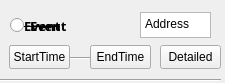
<?xml version="1.0" encoding="UTF-8"?>
<ui version="4.0">
 <class>EventShow</class>
 <widget class="QWidget" name="EventShow">
  <property name="geometry">
   <rect>
    <x>0</x>
    <y>0</y>
    <width>225</width>
    <height>83</height>
   </rect>
  </property>
  <property name="windowTitle">
   <string>Form</string>
  </property>
  <widget class="QRadioButton" name="EventName">
   <property name="geometry">
    <rect>
     <x>10</x>
     <y>10</y>
     <width>91</width>
     <height>31</height>
    </rect>
   </property>
   <property name="font">
    <font>
     <family>Fira Code SemiBold</family>
     <pointsize>10</pointsize>
     <bold>true</bold>
    </font>
   </property>
   <property name="text">
    <string>Event</string>
   </property>
  </widget>
  <widget class="QPushButton" name="StartTime">
   <property name="geometry">
    <rect>
     <x>9</x>
     <y>45</y>
     <width>61</width>
     <height>24</height>
    </rect>
   </property>
   <property name="text">
    <string>StartTime</string>
   </property>
  </widget>
  <widget class="QPushButton" name="EndTime">
   <property name="geometry">
    <rect>
     <x>90</x>
     <y>45</y>
     <width>61</width>
     <height>24</height>
    </rect>
   </property>
   <property name="text">
    <string>EndTime</string>
   </property>
  </widget>
  <widget class="QPushButton" name="DetailedInfomation">
   <property name="geometry">
    <rect>
     <x>160</x>
     <y>45</y>
     <width>61</width>
     <height>24</height>
    </rect>
   </property>
   <property name="text">
    <string>Detailed</string>
   </property>
  </widget>
  <widget class="Line" name="line">
   <property name="geometry">
    <rect>
     <x>0</x>
     <y>70</y>
     <width>221</width>
     <height>21</height>
    </rect>
   </property>
   <property name="orientation">
    <enum>Qt::Horizontal</enum>
   </property>
  </widget>
  <widget class="Line" name="line_2">
   <property name="geometry">
    <rect>
     <x>70</x>
     <y>50</y>
     <width>20</width>
     <height>16</height>
    </rect>
   </property>
   <property name="cursor">
    <cursorShape>UpArrowCursor</cursorShape>
   </property>
   <property name="lineWidth">
    <number>1</number>
   </property>
   <property name="orientation">
    <enum>Qt::Horizontal</enum>
   </property>
  </widget>
  <widget class="QTextBrowser" name="textBrowser">
   <property name="geometry">
    <rect>
     <x>140</x>
     <y>12</y>
     <width>71</width>
     <height>26</height>
    </rect>
   </property>
   <property name="html">
    <string>&lt;!DOCTYPE HTML PUBLIC &quot;-//W3C//DTD HTML 4.0//EN&quot; &quot;http://www.w3.org/TR/REC-html40/strict.dtd&quot;&gt;
&lt;html&gt;&lt;head&gt;&lt;meta name=&quot;qrichtext&quot; content=&quot;1&quot; /&gt;&lt;meta charset=&quot;utf-8&quot; /&gt;&lt;style type=&quot;text/css&quot;&gt;
p, li { white-space: pre-wrap; }
hr { height: 1px; border-width: 0; }
li.unchecked::marker { content: &quot;\2610&quot;; }
li.checked::marker { content: &quot;\2612&quot;; }
&lt;/style&gt;&lt;/head&gt;&lt;body style=&quot; font-family:'Microsoft YaHei UI'; font-size:9pt; font-weight:400; font-style:normal;&quot;&gt;
&lt;p style=&quot; margin-top:0px; margin-bottom:0px; margin-left:0px; margin-right:0px; -qt-block-indent:0; text-indent:0px;&quot;&gt;Address&lt;/p&gt;&lt;/body&gt;&lt;/html&gt;</string>
   </property>
   <property name="textInteractionFlags">
    <set>Qt::NoTextInteraction</set>
   </property>
  </widget>
  <widget class="QLineEdit" name="StartTimeEdit">
   <property name="geometry">
    <rect>
     <x>9</x>
     <y>45</y>
     <width>61</width>
     <height>24</height>
    </rect>
   </property>
  </widget>
  <widget class="QLabel" name="EventNameLabel">
   <property name="geometry">
    <rect>
     <x>24</x>
     <y>8</y>
     <width>71</width>
     <height>37</height>
    </rect>
   </property>
   <property name="font">
    <font>
     <family>Fira Code SemiBold</family>
     <pointsize>10</pointsize>
     <bold>true</bold>
    </font>
   </property>
   <property name="midLineWidth">
    <number>0</number>
   </property>
   <property name="text">
    <string>&lt;s&gt;Event&lt;/s&gt;</string>
   </property>
   <property name="textFormat">
    <enum>Qt::AutoText</enum>
   </property>
  </widget>
  <widget class="QLineEdit" name="EndTimeEdit">
   <property name="geometry">
    <rect>
     <x>90</x>
     <y>45</y>
     <width>61</width>
     <height>24</height>
    </rect>
   </property>
  </widget>
  <zorder>EndTimeEdit</zorder>
  <zorder>EndTime</zorder>
  <zorder>StartTimeEdit</zorder>
  <zorder>EventName</zorder>
  <zorder>StartTime</zorder>
  <zorder>DetailedInfomation</zorder>
  <zorder>line</zorder>
  <zorder>line_2</zorder>
  <zorder>textBrowser</zorder>
  <zorder>EventNameLabel</zorder>
 </widget>
 <resources/>
 <connections/>
</ui>
